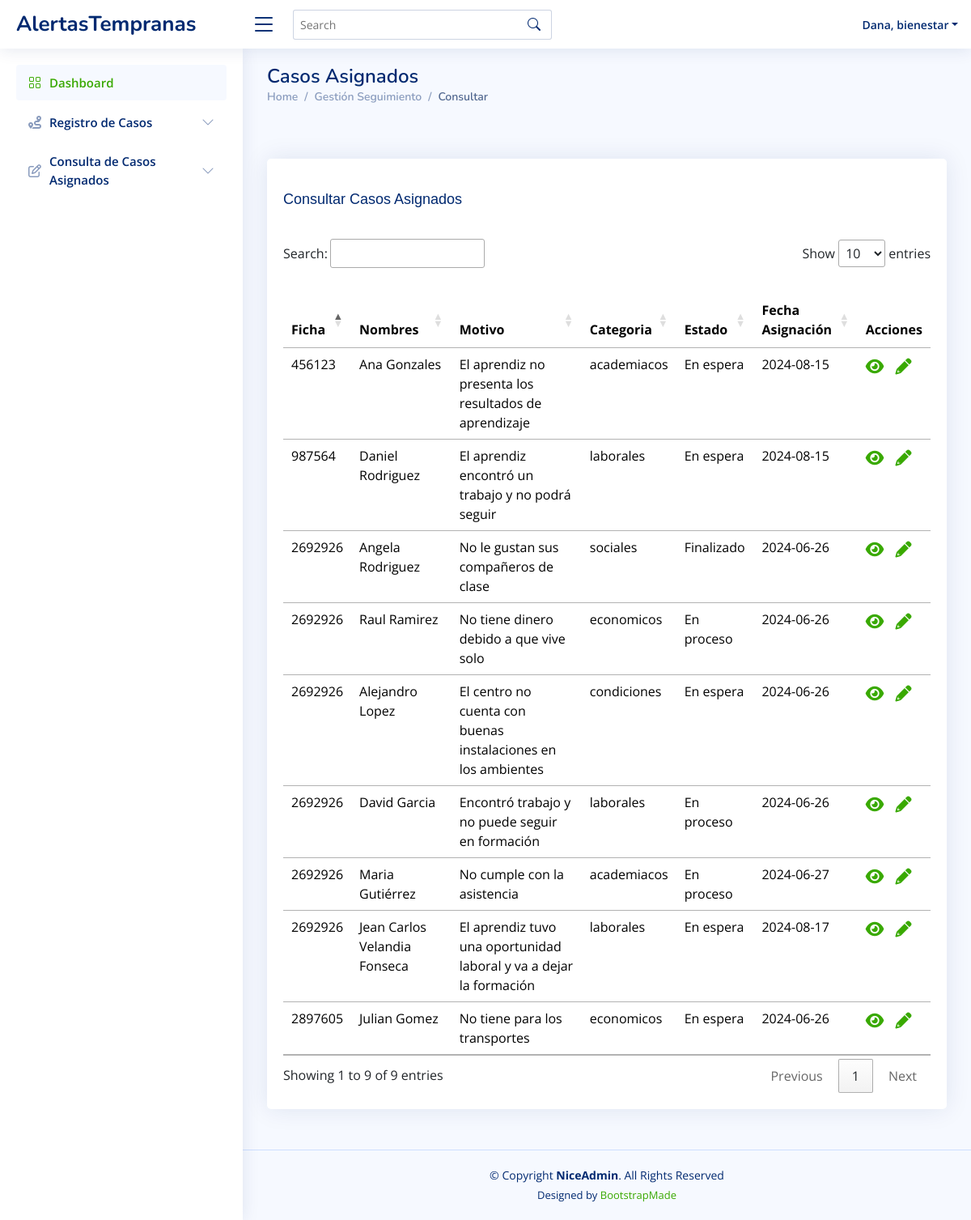
Screenshot of /Views/Bienestar/consultarSeguimiento_Filtro.php (signed in) with the database file from the repository.
### tables this page shows
CREATE TABLE `usuarios` (
  `id` int(11) NOT NULL,
  `tipo_documento` varchar(20) NOT NULL,
  `documento` int(11) NOT NULL,
  `nombre` varchar(60) NOT NULL,
  `email` varchar(60) NOT NULL,
  `telefono` int(11) NOT NULL,
  `clave` varchar(250) NOT NULL,
  `rol` varchar(50) NOT NULL
);

CREATE TABLE `casos` (
  `id` int(11) NOT NULL,
  `descripcion` text NOT NULL,
  `categoria` varchar(80) NOT NULL,
  `soporte` varchar(300) NOT NULL,
  `fecha` date NOT NULL,
  `estado` varchar(80) NOT NULL,
  `id_aprendiz` int(11) NOT NULL,
  `id_usuario` int(11) NOT NULL,
  `id_encargado` int(11) NOT NULL
);

CREATE TABLE `aprendiz` (
  `id` int(11) NOT NULL,
  `tipo_documento_aprendiz` varchar(20) NOT NULL,
  `documento` bigint(20) NOT NULL,
  `nombre` varchar(60) NOT NULL,
  `apellido` varchar(50) NOT NULL,
  `email` varchar(60) NOT NULL,
  `telefono` int(11) NOT NULL,
  `programa` varchar(50) NOT NULL,
  `ficha` varchar(30) NOT NULL,
  `id_usuario` int(11) NOT NULL
);

### Models/consultasBienestar.php (called while the page is built, shortened)
<?php
class ConsultasBienestar {
    public function consultarCasosAsig($id_usuario){
        $objConexion = new Conexion();
        $conexion = $objConexion->getConexion();
        $consultar= "SELECT c.id as identificador_caso, a.id as id_aprendiz, a.ficha, a.nombre, a.apellido, c.descripcion , c.categoria, c.fecha, c.estado FROM casos c JOIN aprendiz a ON c.id_aprendiz = a.id JOIN usuarios u ON c.id_encargado = u.id WHERE c.id_encargado=:id_usuario ";
        $result= $conexion->prepare($consultar);
        $result->bindparam(':id_usuario', $id_usuario);
        $result->execute();
        $f= [];
        while($resultado = $result->fetch()){
            $f[] = $resultado;
        }
        return $f;
    }
    public function consultarUser($idUsuario)
    {
        $objConexion = new Conexion();
        $conexion = $objConexion->getConexion();
        $sql = "SELECT * FROM usuarios WHERE id = :idUsuario";
        $result = $conexion->prepare($sql);
        $result->bindParam(":idUsuario", $idUsuario);
        $result->execute();
        $f = $result->fetch();
        return $f;
    }
}

### Controllers/bienestar/mostrar_info.php (the view, shortened to what this page needs)
<?php
require_once("../../Models/consultasBienestar.php");
function cargarCasosAsignados() {
    $id_usuario = $_SESSION['id'];
    $objConsultas = new ConsultasBienestar();
    $result = $objConsultas->consultarCasosAsig($id_usuario);
    if (!isset($result)) {
        echo "<h2>No hay casos registrados</h2>";
    } else {
        foreach ($result as $f) {
            echo '
            <tr>
                <td>'.$f['ficha'].'</td>
                <td>'.$f['nombre'].' '.$f['apellido'].'</td>
                <td>'.$f['descripcion'].'</td>
                <td>'.$f['categoria'].'</td>
                <td>'.$f['estado'].'</td>
                <td>'.$f['fecha'].'</td>
                <td>
                    <a class="detalles1" href="../../Views/bienestar/mostrarCasoAsignado.php?id='. $f['identificador_caso'].'"><i class="fa-solid fa-eye"></i></a>
                    <a class="detalles2" href="../../Views/bienestar/editarCaso.php?id='. $f['identificador_caso'].'"><i class="fa-solid fa-pencil"></i></a>
                </td>
            </tr>
            ';
        }
    }
}
function cargarPerfilBienestar()
{
  $idUsuarios = $_SESSION["id"];
  $objConsultasAdmin = new ConsultasBienestar();
  $f = $objConsultasAdmin->consultarUser($idUsuarios);
  echo '
        <li class="nav-item dropdown pe-3">
          <a class="nav-link nav-profile d-flex align-items-center pe-0" href="#" data-bs-toggle="dropdown">
            <span class="d-none d-md-block dropdown-toggle ps-2">' . $f["nombre"] .', '.$f["rol"].  '</span>
          </a>
          <ul class="dropdown-menu dropdown-menu-end dropdown-menu-arrow profile">
            <li class="dropdown-header">
              <h6>' . $f["nombre"] . '</h6>
              <span>' . $f["rol"] . '</span>
            </li>
            <li>
              <hr class="dropdown-divider">
            </li>
            <li>
              <a class="dropdown-item d-flex align-items-center" href="userProfileAdmin.php">
                <i class="bi bi-person"></i>
                <span>Mi perfil</span>
              </a>
            </li>
            <li>
              <hr class="dropdown-divider">
            </li>
            <li>
              <a class="dropdown-item d-flex align-items-center" href="users-profile.html">
                <i class="bi bi-gear"></i>
                <span>Configuración</span>
              </a>
            </li>
            <li>
              <hr class="dropdown-divider">
            </li>
            <li>
              <a class="dropdown-item d-flex align-items-center" href="pages-faq.html">
                <i class="bi bi-question-circle"></i>
                <span>¿Necesitas Ayuda?</span>
              </a>
            </li>
            <li>
              <hr class="dropdown-divider">
            </li>
            <li>
              <a class="dropdown-item d-flex align-items-center" href="../../Controllers/cerrarSesion.php">
                <i class="bi bi-box-arrow-right"></i>
                <span>Cerrar Sesión</span>
              </a>
            </li>
          </ul>
        </li>
    ';
}

### Views/Bienestar/assets/css/style.css (style rules this page uses)
:root { scroll-behavior: smooth; --primary-color: #39A900; --secondary-color: #00324D; --complementary-color1: #385c57; --complementary-color2: #e6e6e6; --degrade: linear-gradient(#39a900, #A1D687, #fff); --font-size-titulos-h1: 48px; --font-size-titulos-h2: 40px; --font-size-titulos-h3: 32px; --font-size-titulos-h4: 24px; --font-size-parrafos: 24px; }
body { font-family: "Open Sans", sans-serif; background: #f6f9ff; color: #444444; }
a { color: var(--primary-color); text-decoration: none; }
.header-nav .nav-profile { color: #012970; }
.header-nav .nav-profile span { font-size: 14px; font-weight: 600; }
.detalles1 { color: #39A900; font-size: 20px; text-decoration: none; margin-right: 5px; }
.detalles2 { color: #39A900; font-size: 20px; text-decoration: none; margin-left: 5px; }

### rows the page displays
usuarios: nombre "Dana", rol "bienestar"
casos: id_aprendiz.ficha "2692926", id_aprendiz.nombre "Angela", id_aprendiz.apellido "Rodriguez", descripcion "No le gustan sus compañeros de clase", categoria "sociales", estado "Finalizado", fecha "2024-06-26"
casos: id_aprendiz.ficha "2692926", id_aprendiz.nombre "Raul", id_aprendiz.apellido "Ramirez", descripcion "No tiene dinero debido a que vive solo", categoria "economicos", estado "En proceso", fecha "2024-06-26"
casos: id_aprendiz.ficha "2692926", id_aprendiz.nombre "Alejandro", id_aprendiz.apellido "Lopez", descripcion "El centro no cuenta con buenas instalaciones en los ambientes", categoria "condiciones", estado "En espera", fecha "2024-06-26"
casos: id_aprendiz.ficha "2897605", id_aprendiz.nombre "Julian", id_aprendiz.apellido "Gomez", descripcion "No tiene para los transportes", categoria "economicos", estado "En espera", fecha "2024-06-26"
casos: id_aprendiz.ficha "2692926", id_aprendiz.nombre "David", id_aprendiz.apellido "Garcia", descripcion "Encontró trabajo y no puede seguir en formación", categoria "laborales", estado "En proceso", fecha "2024-06-26"
casos: id_aprendiz.ficha "2692926", id_aprendiz.nombre "Maria", id_aprendiz.apellido "Gutiérrez", descripcion "No cumple con la asistencia", categoria "academiacos", estado "En proceso", fecha "2024-06-27"
casos: id_aprendiz.ficha "456123", id_aprendiz.nombre "Ana", id_aprendiz.apellido "Gonzales", descripcion "El aprendiz no presenta los resultados de aprendizaje", categoria "academiacos", estado "En espera", fecha "2024-08-15"
casos: id_aprendiz.ficha "987564", id_aprendiz.nombre "Daniel", id_aprendiz.apellido "Rodriguez", descripcion "El aprendiz encontró un trabajo y no podrá seguir", categoria "laborales", estado "En espera", fecha "2024-08-15"
casos: id_aprendiz.ficha "2692926", id_aprendiz.nombre "Jean Carlos", id_aprendiz.apellido "Velandia Fonseca", descripcion "El aprendiz tuvo una oportunidad laboral y va a dejar la formación", categoria "laborales", estado "En espera", fecha "2024-08-17"
